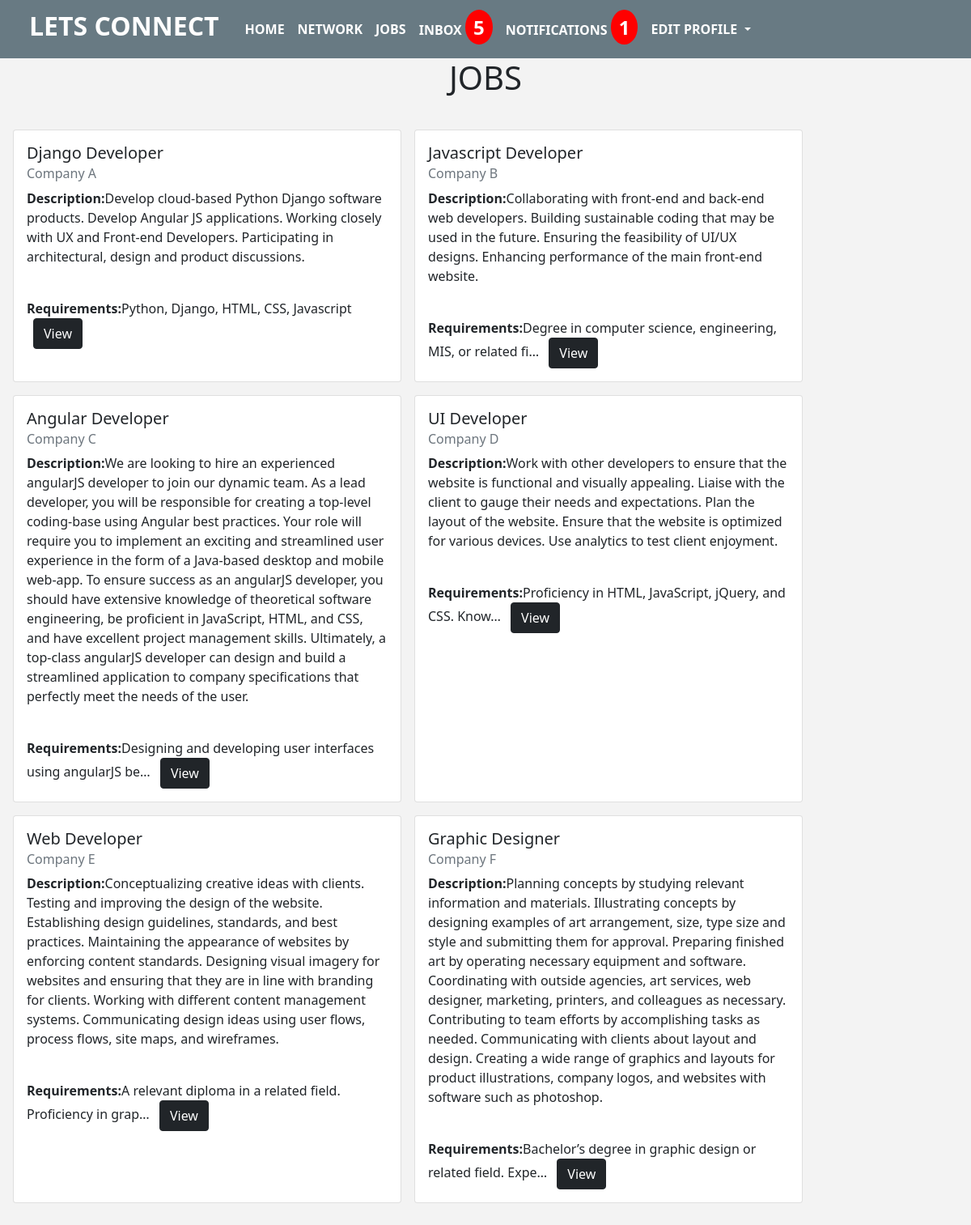
/Jobs (signed in), run on the app's committed database.
### Profile/models.py (models this page shows)
class Job(models.Model):
    company=models.CharField(max_length=200,blank=True,null=True)
    title=models.CharField(max_length=200)
    state=models.CharField(max_length=200)
    country=models.CharField(max_length=200)
    description=models.TextField()
    requirement=models.TextField()
    experience=models.CharField(choices=expe,max_length=200)
    filled=models.BooleanField(default=False)
    def __str__(self):
        return str(self.title)

### Profile/views.py (the view)
# urls.py: path("Jobs",listJob,name="jobs"),
@login_required
def listJob(request):
    jobs=Job.objects.all()
    context={
        'jobs':jobs
    }
    return render(request,"Profile/list_jobs.html",context)

### Profile/context_processor.py (called while the page is built)
def invitations_no(request):
    if request.user.is_authenticated:
        profile=Profile.objects.get(user=request.user)
        no=Relationship.objects.invite_receive(profile).count()
        return {"no":no}
    return {}

def message_received(request):
    if request.user.is_authenticated:
        profile=Profile.objects.get(user=request.user)
        re=Message.objects.filter(recepient=profile).count()
        return {"re":re}
    return {}

### Profile/models.py (called while the page is built)
    def invite_receive(self,receiver):
        qs=Relationship.objects.filter(receiver=receiver,status='send')
        return qs

### Profile/templates/Profile/list_jobs.html (shortened to what this page needs)
{% extends 'Profile/layout.html' %}
 {% block body %}
 <div class="heading" style="display:flex;text-align:center;justify-content:center;">
    <h1>JOBS</h1>
   </div>
<div class="container-job mx-2 my-4" style="width:100%;display:flex;flex-wrap:wrap;">
    {% for j in jobs %}
    <div class="card mx-2 my-2" style="width: 30rem;">
        <div class="card-body">
          <h5 class="card-title">{{j}}</h5>
          <h6 class="card-subtitle mb-2 text-muted">{{j.company}}</h6>
          <p class="card-text"><b>Description:</b>{{j.description}}</p>
          <br>
          <b>Requirements:</b>{{j.requirement|truncatechars:60}}
          <a href="{% url 'job' j.id %}" ><button class="btn btn-dark mx-2">View</button></a>
        </div>
      </div>
    {% endfor %}
  </div>
 {% endblock %}

### Profile/Static/Profile/layout.css (style rules this page uses)
* { margin: 0; padding: 0; box-sizing: border-box; }
body { background-color:#F3F3F3; width:100%; }

### data on the page
Job: title "Django Developer", company "Company A", description "Develop cloud-based Python Django software products. Develop Angular JS applications. Working closely with UX and Front-end Developers. Participating in architectural, design and product discussions.", requirement "Python, Django, HTML, CSS, Javascript"
Job: title "Javascript Developer", company "Company B", description "Collaborating with front-end and back-end web developers. Building sustainable coding that may be used in the future. Ensuring the feasibility of UI/UX designs. Enhancing performance of the main front-end website.", requirement "Degree in computer science, engineering, MIS, or related fi…"
Job: title "Angular Developer", company "Company C", description "We are looking to hire an experienced angularJS developer to join our dynamic team. As a lead developer, you will be responsible for creating a top-level coding-base using Angular best practices. Your role will require you to implement an exciting and streamlined user experience in the form of a Java-based desktop and mobile web-app. To ensure success as an angularJS developer, you should have extensive knowledge of theoretical software engineering, be proficient in JavaScript, HTML, and CSS, and have excellent project management skills. Ultimately, a top-class angularJS developer can design and build a streamlined application to company specifications that perfectly meet the needs of the…", requirement "Designing and developing user interfaces using angularJS be…"
Job: title "UI Developer", company "Company D", description "Work with other developers to ensure that the website is functional and visually appealing. Liaise with the client to gauge their needs and expectations. Plan the layout of the website. Ensure that the website is optimized for various devices. Use analytics to test client enjoyment.", requirement "Proficiency in HTML, JavaScript, jQuery, and CSS. Know…"
Job: title "Web Developer", company "Company E", description "Conceptualizing creative ideas with clients. Testing and improving the design of the website. Establishing design guidelines, standards, and best practices. Maintaining the appearance of websites by enforcing content standards. Designing visual imagery for websites and ensuring that they are in line with branding for clients. Working with different content management systems. Communicating design ideas using user flows, process flows, site maps, and wireframes.", requirement "A relevant diploma in a related field. Proficiency in grap…"
Job: title "Graphic Designer", company "Company F", description "Planning concepts by studying relevant information and materials. Illustrating concepts by designing examples of art arrangement, size, type size and style and submitting them for approval. Preparing finished art by operating necessary equipment and software. Coordinating with outside agencies, art services, web designer, marketing, printers, and colleagues as necessary. Contributing to team efforts by accomplishing tasks as needed. Communicating with clients about layout and design. Creating a wide range of graphics and layouts for product illustrations, company logos, and websites with software such as photoshop.", requirement "Bachelor’s degree in graphic design or related field. Expe…"

### other printed values
{{ re }} "5"
{{ no }} "1"
